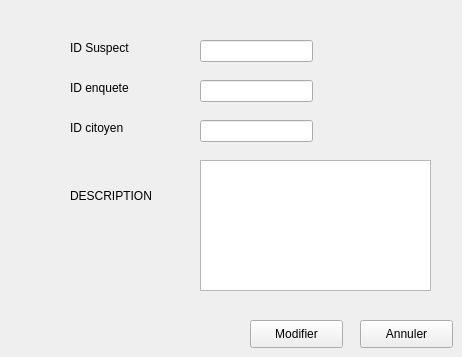
        <widget class="QWidget" name="tab_15">
         <attribute name="icon">
          <iconset resource="images.qrc">
           <normaloff>:/suspect.jpg</normaloff>:/suspect.jpg</iconset>
         </attribute>
         <attribute name="title">
          <string>modifier un suspect </string>
         </attribute>
         <widget class="QLabel" name="label_71">
          <property name="geometry">
           <rect>
            <x>70</x>
            <y>80</y>
            <width>81</width>
            <height>16</height>
           </rect>
          </property>
          <property name="text">
           <string>ID enquete</string>
          </property>
         </widget>
         <widget class="QLabel" name="label_72">
          <property name="geometry">
           <rect>
            <x>70</x>
            <y>120</y>
            <width>81</width>
            <height>16</height>
           </rect>
          </property>
          <property name="text">
           <string>ID citoyen</string>
          </property>
         </widget>
         <widget class="QLabel" name="label_73">
          <property name="geometry">
           <rect>
            <x>70</x>
            <y>186</y>
            <width>101</width>
            <height>20</height>
           </rect>
          </property>
          <property name="text">
           <string>DESCRIPTION</string>
          </property>
         </widget>
         <widget class="QLineEdit" name="lineEdit_7">
          <property name="geometry">
           <rect>
            <x>200</x>
            <y>80</y>
            <width>113</width>
            <height>22</height>
           </rect>
          </property>
         </widget>
         <widget class="QLineEdit" name="lineEdit_8">
          <property name="geometry">
           <rect>
            <x>200</x>
            <y>120</y>
            <width>113</width>
            <height>22</height>
           </rect>
          </property>
         </widget>
         <widget class="QTextEdit" name="textEdit_4">
          <property name="geometry">
           <rect>
            <x>200</x>
            <y>160</y>
            <width>231</width>
            <height>131</height>
           </rect>
          </property>
         </widget>
         <widget class="QPushButton" name="pushButton_2">
          <property name="geometry">
           <rect>
            <x>250</x>
            <y>320</y>
            <width>93</width>
            <height>28</height>
           </rect>
          </property>
          <property name="text">
           <string>Modifier</string>
          </property>
         </widget>
         <widget class="QPushButton" name="pushButton_3">
          <property name="geometry">
           <rect>
            <x>360</x>
            <y>320</y>
            <width>93</width>
            <height>28</height>
           </rect>
          </property>
          <property name="text">
           <string>Annuler</string>
          </property>
         </widget>
         <widget class="QLabel" name="label_86">
          <property name="geometry">
           <rect>
            <x>70</x>
            <y>40</y>
            <width>71</width>
            <height>16</height>
           </rect>
          </property>
          <property name="text">
           <string>ID Suspect</string>
          </property>
         </widget>
         <widget class="QLineEdit" name="lineEdit_16">
          <property name="geometry">
           <rect>
            <x>200</x>
            <y>40</y>
            <width>113</width>
            <height>22</height>
           </rect>
          </property>
         </widget>
        </widget>
